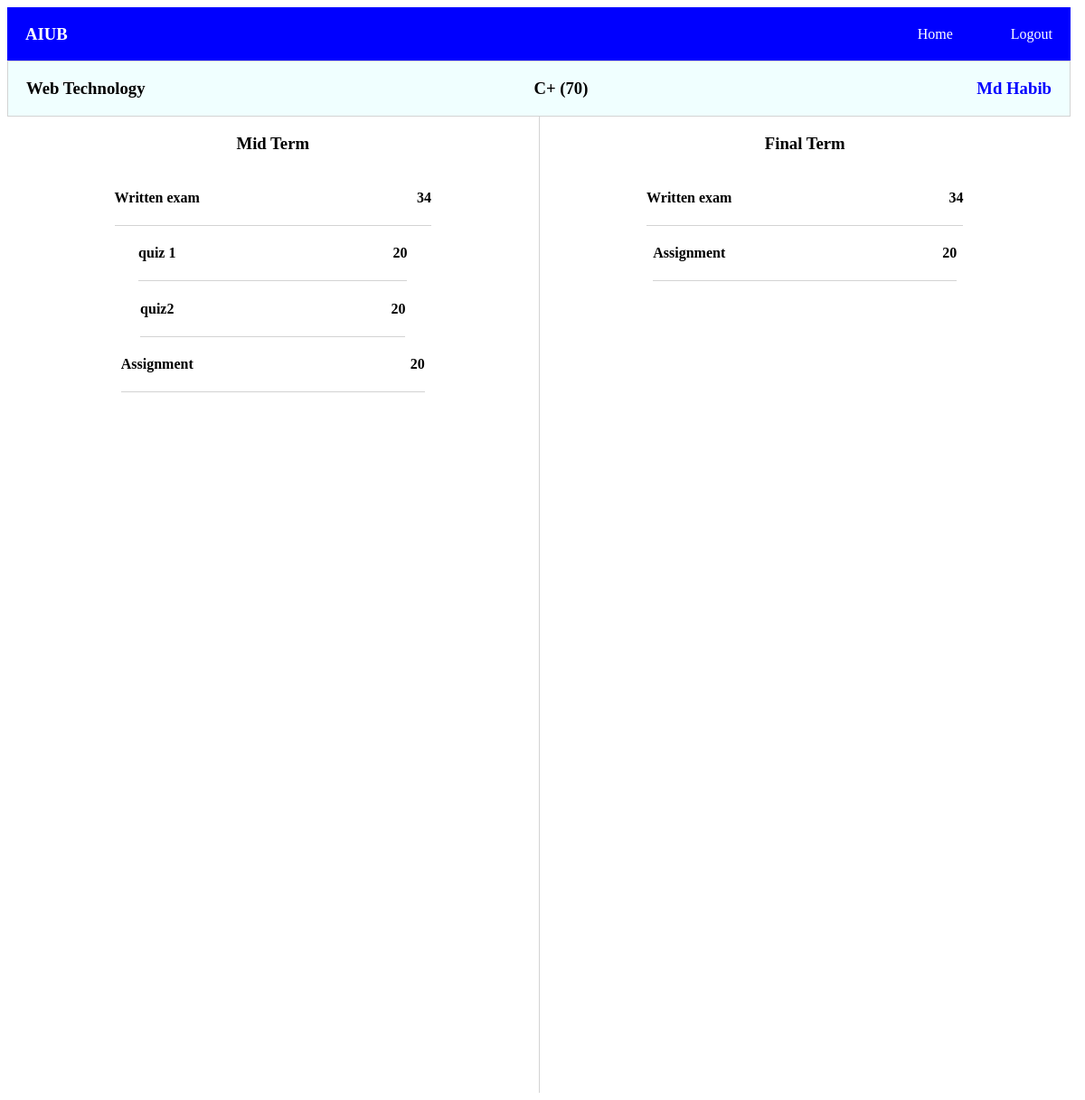
The page /Resources/view/Student/Result.php?id=1 (signed in) on the database its author committed.
### tables this page shows
CREATE TABLE `course` (
  `id` int(11) NOT NULL,
  `course_name` varchar(100) NOT NULL
);

CREATE TABLE `user` (
  `id` int(11) NOT NULL,
  `name` varchar(100) NOT NULL,
  `fname` varchar(100) NOT NULL,
  `mname` varchar(100) NOT NULL,
  `address` varchar(100) NOT NULL,
  `email` varchar(50) NOT NULL,
  `phone` varchar(11) NOT NULL,
  `password` varchar(100) NOT NULL,
  `type` varchar(100) NOT NULL
);

CREATE TABLE `result` (
  `id` int(11) NOT NULL,
  `stu_id` int(11) NOT NULL,
  `course_id` int(11) NOT NULL,
  `faculty_id` int(11) NOT NULL,
  `title` varchar(200) NOT NULL,
  `marks` int(11) NOT NULL,
  `exam` varchar(200) NOT NULL
);

### Resources/view/Student/Result.php (the view, shortened to what this page needs)
<?php
$conn=getConnection();
$c_id = $_GET['id'];
$user = $_SESSION['user']['id'];
$sql="select * from result where stu_id='{$user}' and course_id='{$c_id}'";
$sql2="select * from course where id='{$c_id}'";
$course= mysqli_query($conn, $sql2);
$result= mysqli_query($conn, $sql);
$mid= mysqli_query($conn, $sql);
$result1= mysqli_query($conn, $sql);
$mid_result = 0;
$final_result =0;
$grand_total=0;
$grade = '';
$faculty_id =0;
 if(isset($_SESSION['flag']))
{
?>
<!DOCTYPE html>
<html lang="en">
<head>
    <link rel="stylesheet" href="/University-Management/Resources/css/Faculty/Dashboard.css">
    <link rel="stylesheet" href="/University-Management/Resources/css/Student/Result.css">
</head>
<body>
    <div class="container">
        <div class="top-nav">
            <div class="left">
                <h3>AIUB</h3>
            </div>
            <div class="right">
                <ul>
                    <li><a href="/University-Management/Resources/view/Student/Dashboard.php">Home</a> </li>
                    <li><a href="../../../Controller/Public/logout.php">Logout</a></li>
                </ul>
            </div>
        </div>
        <div class="course-item">
            <?php while($c=mysqli_fetch_array($course)){?>
            <h3><?=$c['course_name']?></h3>
            <?php }?>
            <?php while($m=mysqli_fetch_array($mid)){
                    $faculty_id = $m['faculty_id'];
                    if($m['exam'] == 'mid'){
                        $mid_result = $mid_result + $m['marks'];
                    ?>
            <?php
                }
                else if($m['exam'] == 'final'){
                    $final_result = $final_result + $m['marks'];
                }
                $grand_total = ($mid_result*0.4) + ($final_result*0.6);
                if($grand_total>=90)
                {
                    $grade='A+';
                }
                else if($grand_total>=85)
                {
                    $grade='A';
                }
                else if($grand_total>=80)
                {
                    $grade='B+';
                }
                else if($grand_total>=75)
                {
                    $grade='B';
                }
                else if($grand_total>=70)
                {
                    $grade='C+';
                }
                else if($grand_total>=65)
                {
                    $grade='C';
                }
                else if($grand_total>=60)
                {
                    $grade='D+';
                }
                else if($grand_total>=55)
                {
                    $grade='D';
                }
                else if($grand_total<50)
                {
                    $grade='F';
                }
             } ?>
            <h3>
                <?=$grade ?> (<?=$grand_total ?>)
            </h3>
            <?php
            $sql3="select * from user where id='{$faculty_id}'";
            $faculty= mysqli_query($conn, $sql3);
            while($f=mysqli_fetch_array($faculty)){
            ?>
            <a href="./facultyDetails.php?id=<?=$f['id']?>">
                <h3 style="color:blue;"><?=$f['name']?></h3>
            </a>
            <?php }?>
        </div>
        <div class="content">
            <div class="m-left">
                <h3>Mid Term</h3>
                <?php while($row=mysqli_fetch_array($result)){
                    if($row['exam'] == 'mid'){
                    ?>
                <div class="marks">
                    <h4><?=$row['title']?></h4>
                    <h4><?=$row['marks']?></h4>
                </div>
                <?php
                }
             } ?>
            </div>
            <div class="m-right">
                <h3>Final Term</h3>
                <?php while($r=mysqli_fetch_array($result1)){
                    if($r['exam'] == 'final'){
                    ?>
                <div class="marks">
                    <h4><?=$r['title']?></h4>
                    <h4><?=$r['marks']?></h4>
                </div>
                <?php
                }
             } ?>
            </div>
        </div>
    </div>
</body>
</html>
<?php
}
else
{
  header('location:../Public/login.php');
}
?>

### Resources/css/Faculty/Dashboard.css (style rules this page uses)
.container { width: 98vw; }
.top-nav { display: flex; justify-content: space-between; align-items: center; padding: 0 20px; background-color: blue; color: white; }
.top-nav>.right>ul { display: flex; gap: 4rem; list-style: none; }
a { text-decoration: none; color: white; }

### Resources/css/Student/Result.css (style rules this page uses)
.content { display: flex; height: 90vw; }
.m-left { flex: 1; display: flex; flex-direction: column; align-items: center; }
.m-right { flex: 1; display: flex; flex-direction: column; align-items: center; border-left: 1px solid lightgray; }
.course-item { display: flex; justify-content: space-between; align-items: center; padding: 0 20px; background-color: azure; border: 1px solid lightgray; }
.marks { display: flex; gap: 15rem; border-bottom: 1px solid lightgray; }

### rows shown on the page
course: course_name "Web Technology"
user: name "Md Habib"
result: title "Written exam", marks "34"
result: title "quiz 1", marks "20"
result: title "quiz2", marks "20"
result: title "Assignment", marks "20"
result: title "Written exam", marks "34"
result: title "Assignment", marks "20"

### other values the page prints
$grade "C+"
$grand_total "70"
